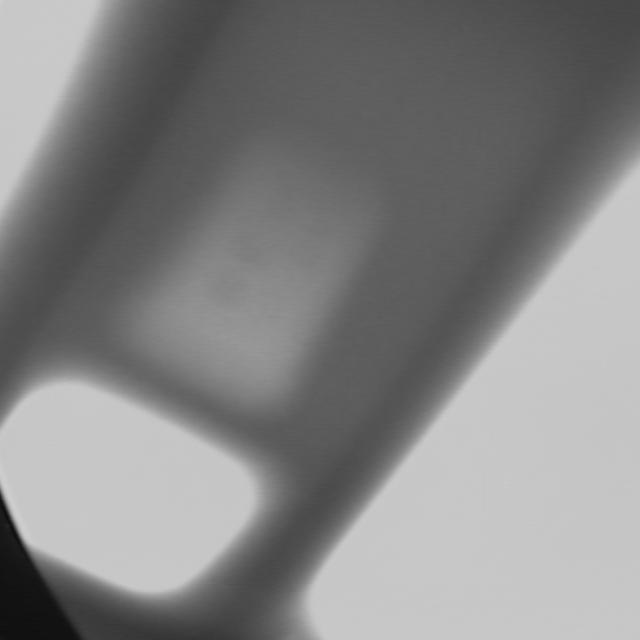
#> input picture ellipsoidal-simulation/casting.jpg, 640 x 640 px
$ python main.py
#> lines starting #> are read from the running program, lines starting #| are printed output that depends on the picture
### ellipsoidal-simulation/utils.py
import numpy as np
import cv2
from scipy.ndimage.morphology import binary_dilation as imdilate


def rotation_matrix_3d(wx, wy, wz):
    R = np.array([
         [np.cos(wy) * np.cos(wz), -np.cos(wy) * np.sin(wz), np.sin(wy)],
         [np.sin(wx) * np.sin(wy) * np.cos(wz) + np.cos(wx) * np.sin(wz),
         -np.sin(wx) * np.sin(wy) * np.sin(wz) + np.cos(wx) * np.cos(wz),
         -np.sin(wx) * np.cos(wy)],
        [-np.cos(wx) * np.sin(wy) * np.cos(wz) + np.sin(wx) * np.sin(wz),
          np.cos(wx) * np.sin(wy) * np.sin(wz) + np.sin(wx) * np.cos(wz),
          np.cos(wx) * np.cos(wy)]
    ])
    return R

def funcf(m,K):
    x = np.ones((3,1))
    x[0] = m[0]
    x[1] = m[1]
    y = np.matmul(K,x)
    return y

def ellipsoid_simulation(I,K,SSe,f,abc,var_mu,xmax,negative):


    if negative:
        I = 255-I
    J = I.copy()
    (N,M) = I.shape


    R = np.zeros((N,M)) # ROI of simulated defect

    invK  = np.linalg.inv(K)

    if len(abc)==3: # elliposoid
        (a,b,c) = abc
    else: # sphere
        a = abc
        b = a
        c = a

    # Computation of the 3 x 3 matrices Phi and L
    H       = np.linalg.inv(SSe)
    h0      = H[0,:]/a
    h1      = H[1,:]/b
    h2      = H[2,:]/c
    Hs      = np.zeros((3,3))
    Hs[:,0] = h0[0:3]
    Hs[:,1] = h1[0:3]
    Hs[:,2] = h2[0:3]
    hd      = np.zeros((3,1))
    hd[0]   = h0[3]
    hd[1]   = h1[3]
    hd[2]   = h2[3]
    Phi     = np.matmul(Hs,Hs.T)
    hhd     = np.matmul(hd,hd.T)
    hhd1    = 1-np.matmul(hd.T,hd)
    L       = np.matmul(np.matmul(Hs,hhd),Hs.T) + hhd1*Phi

    # Location of the superimposed area
    A       = L[0:2,0:2]
    mc      = np.array(-f*np.matmul(np.linalg.inv(A),L[0:2,2]))
    x       = np.linalg.eig(A)[0]
    C       = np.array([x[1],x[0]])
    la      = C
    a00     = np.linalg.det(L)/np.linalg.det(A)
    ae      = f*np.sqrt(-a00/la[0])
    be      = f*np.sqrt(-a00/la[1])
    al      = np.arctan2(C[1],C[0])+np.pi
    ra      = np.array( [ae*np.cos(al), ae*np.sin(al)] )
    rb      = np.array( [be*np.cos(al+np.pi/2), be*np.sin(al+np.pi/2)] )
    u1      = funcf(mc+ra,K)
    u2      = funcf(mc+rb,K)
    u3      = funcf(mc-ra,K)
    u4      = funcf(mc-rb,K)
    uc      = funcf(mc,K)
    e1      = u1+u2-uc
    e2      = u1+u4-uc
    e3      = u3+u2-uc
    e4      = u3+u4-uc
    Es      = np.concatenate((e1,e2,e3,e4),axis=1)
    E       = Es[0:2,:]
    Emax    = np.max(E,axis=1)
    Emin    = np.min(E,axis=1)
    umin    = int(np.fix(Emin[0]))
    umax    = int(np.fix(Emax[0]+1))
    vmin    = int(np.fix(Emin[1]))
    vmax    = int(np.fix(Emax[1]+1))
    bb      = (vmin, vmax, umin, umax)

    if umin>=0 and umax<M and vmin>=0 and vmax<N:
        q       = 255/(1-np.exp(var_mu*xmax))
        R[umin:umax,vmin:vmax] = 1
        R       = imdilate(R)
        z       = np.zeros((2,1))
        for u in range(umin,umax):
            z[0] = u
            for v in range(vmin,vmax):
                z[1] = v
                m = funcf(z,invK)
                m[0:2] = m[0:2]/f
                p = np.matmul(np.matmul(m.T,L),m)
                if p>0:
                    x = np.matmul(np.matmul(m.T,Phi),m)
                    d = 2*np.sqrt(p)*np.linalg.norm(m)/x
                    J[u,v] = np.exp(var_mu*d)*(I[u,v]-q)+q

    if negative:
        J = 255-J
    return J,bb

### ellipsoidal-simulation/main.py
# Simulation of ellipsoidal defects
#
# This method generates a 3D ellipoidal (in 3D space) and projects its onto
# projection plane using a perspective transformation. For details of the
# model, see:
#
# # Mery, D. (2001, November). A new algorithm for flaw simulation in castings
# by superimposing projections of 3D models onto X-ray images. In SCCC 2001.
# 21st International Conference of the Chilean Computer Science Society
# (pp. 193-202). IEEE. https://ieeexplore.ieee.org/stamp/stamp.jsp?arnumber=972648
#
# The ellipsoidal defects are generated randomly. This code does not check if
# the projected ellipsoid belongs to the casting or not. It only checks if the
# bounding box is inside the image.
#
# (c) D. Mery, XCV Lab, Universidad Catolica de Chile, 2020
# http://xcv.ing.uc.cl


import numpy as np
import matplotlib.pylab as plt
from utils import ellipsoid_simulation, rotation_matrix_3d
from cv2 import imread, IMREAD_GRAYSCALE
import random

# Original X-ray image with no defects

# Example 1: Castings
img_name = 'casting.jpg'
darker = False # for castings, defects are brighter than the test object

# Example 2: Welds
# img_name = 'weld.png'
# darker = True # for welds, defects are darker than the test object

I = np.double(imread(img_name, IMREAD_GRAYSCALE))
#> I: shape (640, 640) float64; min 13, max 208, mean 132.1

N,M = I.shape
#> N = 640; M = 640

ok = False

while not ok:
    # Transformation (X,Y,Z)->(Xb,Yb,Zb)
    wx = 2*np.pi*random.random()
    wy = 2*np.pi*random.random()
    wz = 2*np.pi*random.random()
    R1 = rotation_matrix_3d(wx,wy,wz)
    tx = -166+460*random.random()
    ty = -250+560*random.random()
    tz = 1000
    t1 = np.array([tx, ty, tz])
    S = np.vstack([np.hstack([R1, t1[:, np.newaxis]]), np.array([0, 0, 0, 1])])

    # Transformation (Xp,Yp,Zp)->(X,Y,Z)
    R2 = rotation_matrix_3d(0,0,np.pi/3)
    t2 = np.array([0,0,0])
    Se = np.vstack([np.hstack([R2, t2[:, np.newaxis]]), np.array([0, 0, 0, 1])])

    # Transformation (Xp,Yp,Zp)->(Xb,Yb,Zb)
    SSe = np.matmul(S,Se)

    # Transformation (x,y)->(u,v)
    K = np.array([[1.1, 0, 235], [0, 1.1, 305], [0,0,1]])

    # Dimensions of the ellipsoid in mm
    a = 1+10*random.random()
    b = 1+10*random.random()
    c = 1+10*random.random()

    # Focal distance in mm
    f = 1500

    # X-ray Absorption coefficient
    mu = 0.01 # the larger the starker the intensity of the defect

    # Maximal observable thickness in mm in the X-ray image
    xmax = 400


    # Simulation: J simulated image, bb bounding box
    J,bb = ellipsoid_simulation(I,K,SSe,f,(a,b,c),mu,xmax,darker)
    (xmin,xmax,ymin,ymax) = bb

    if xmin>=0 and xmax<M and ymin>=0 and ymax<N:
        ok = True
#> this loop made 1 pass
#> (xmin, xmax, ymin, ymax) on pass 1: (354, 376, 147, 168)


print('Bounding Box: '+str(bb))
#| Bounding Box: (354, 376, 147, 168)

# Output
fig1, ax = plt.subplots(1, 2, figsize=(12,6))
ax[0].imshow(I, cmap='gray'), ax[0].axis('off')
ax[1].imshow(J, cmap='gray'), ax[1].axis('off')
ax[1].plot([xmin,xmin,xmax,xmax,xmin],[ymax, ymin, ymin, ymax, ymax])

plt.show()
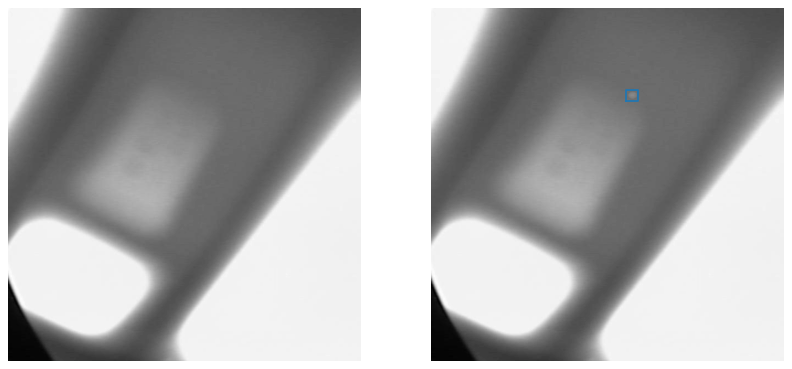
#> figure drawn by matplotlib, 2 panels
